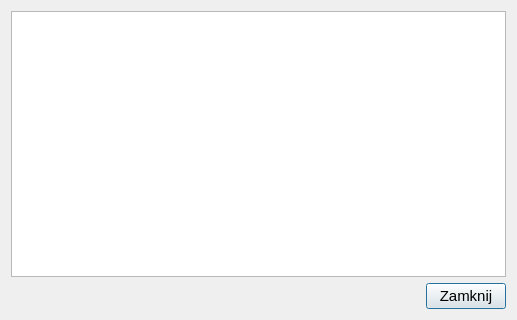
<?xml version="1.0" encoding="UTF-8"?>
<ui version="4.0">
 <class>ConsoleDialog</class>
 <widget class="QDialog" name="ConsoleDialog">
  <property name="geometry">
   <rect>
    <x>0</x>
    <y>0</y>
    <width>517</width>
    <height>320</height>
   </rect>
  </property>
  <property name="windowTitle">
   <string>Komunikat</string>
  </property>
  <layout class="QVBoxLayout" name="verticalLayout">
   <item>
    <widget class="QTextBrowser" name="textBrowser"/>
   </item>
   <item>
    <layout class="QHBoxLayout" name="horizontalLayout">
     <item>
      <spacer name="horizontalSpacer">
       <property name="orientation">
        <enum>Qt::Horizontal</enum>
       </property>
       <property name="sizeHint" stdset="0">
        <size>
         <width>40</width>
         <height>20</height>
        </size>
       </property>
      </spacer>
     </item>
     <item>
      <widget class="QPushButton" name="pushButton">
       <property name="sizePolicy">
        <sizepolicy hsizetype="Fixed" vsizetype="Fixed">
         <horstretch>0</horstretch>
         <verstretch>0</verstretch>
        </sizepolicy>
       </property>
       <property name="font">
        <font>
         <pointsize>11</pointsize>
        </font>
       </property>
       <property name="layoutDirection">
        <enum>Qt::LeftToRight</enum>
       </property>
       <property name="text">
        <string>Zamknij</string>
       </property>
       <property name="iconSize">
        <size>
         <width>22</width>
         <height>22</height>
        </size>
       </property>
      </widget>
     </item>
    </layout>
   </item>
  </layout>
 </widget>
 <resources/>
 <connections>
  <connection>
   <sender>pushButton</sender>
   <signal>clicked()</signal>
   <receiver>ConsoleDialog</receiver>
   <slot>accept()</slot>
   <hints>
    <hint type="sourcelabel">
     <x>460</x>
     <y>296</y>
    </hint>
    <hint type="destinationlabel">
     <x>400</x>
     <y>296</y>
    </hint>
   </hints>
  </connection>
 </connections>
</ui>
